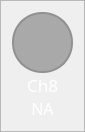
                     <widget class="QFrame" name="frame_ch8">
                      <property name="maximumSize">
                       <size>
                        <width>80</width>
                        <height>150</height>
                       </size>
                      </property>
                      <property name="styleSheet">
                       <string notr="true">QFrame{
	
	border-color: rgb(255, 98, 92);
}

QLabel{
	color: #FFF;
}</string>
                      </property>
                      <property name="frameShape">
                       <enum>QFrame::StyledPanel</enum>
                      </property>
                      <property name="frameShadow">
                       <enum>QFrame::Raised</enum>
                      </property>
                      <layout class="QVBoxLayout" name="verticalLayout_15">
                       <property name="spacing">
                        <number>0</number>
                       </property>
                       <item>
                        <widget class="QFrame" name="frame_ch8_color">
                         <property name="sizePolicy">
                          <sizepolicy hsizetype="Fixed" vsizetype="Fixed">
                           <horstretch>0</horstretch>
                           <verstretch>0</verstretch>
                          </sizepolicy>
                         </property>
                         <property name="minimumSize">
                          <size>
                           <width>61</width>
                           <height>61</height>
                          </size>
                         </property>
                         <property name="maximumSize">
                          <size>
                           <width>1000</width>
                           <height>61</height>
                          </size>
                         </property>
                         <property name="sizeIncrement">
                          <size>
                           <width>1</width>
                           <height>1</height>
                          </size>
                         </property>
                         <property name="styleSheet">
                          <string notr="true">border: 2px solid rgb(145, 145, 145);
border-radius: 30px;
background-color: rgb(169, 169, 169)</string>
                         </property>
                         <property name="frameShape">
                          <enum>QFrame::StyledPanel</enum>
                         </property>
                         <property name="frameShadow">
                          <enum>QFrame::Raised</enum>
                         </property>
                        </widget>
                       </item>
                       <item>
                        <widget class="QLabel" name="label_ch8">
                         <property name="minimumSize">
                          <size>
                           <width>61</width>
                           <height>0</height>
                          </size>
                         </property>
                         <property name="maximumSize">
                          <size>
                           <width>16777215</width>
                           <height>30</height>
                          </size>
                         </property>
                         <property name="font">
                          <font>
                           <family>DM Sans</family>
                           <pointsize>13</pointsize>
                           <weight>50</weight>
                           <italic>false</italic>
                           <bold>false</bold>
                          </font>
                         </property>
                         <property name="text">
                          <string>Ch8</string>
                         </property>
                         <property name="alignment">
                          <set>Qt::AlignCenter</set>
                         </property>
                        </widget>
                       </item>
                       <item>
                        <widget class="QLabel" name="label_ch8_value">
                         <property name="minimumSize">
                          <size>
                           <width>61</width>
                           <height>0</height>
                          </size>
                         </property>
                         <property name="maximumSize">
                          <size>
                           <width>16777215</width>
                           <height>30</height>
                          </size>
                         </property>
                         <property name="font">
                          <font>
                           <family>DM Sans</family>
                           <pointsize>12</pointsize>
                           <weight>50</weight>
                           <italic>false</italic>
                           <bold>false</bold>
                          </font>
                         </property>
                         <property name="styleSheet">
                          <string notr="true">font:12pt</string>
                         </property>
                         <property name="text">
                          <string>NA</string>
                         </property>
                         <property name="alignment">
                          <set>Qt::AlignCenter</set>
                         </property>
                        </widget>
                       </item>
                      </layout>
                     </widget>
